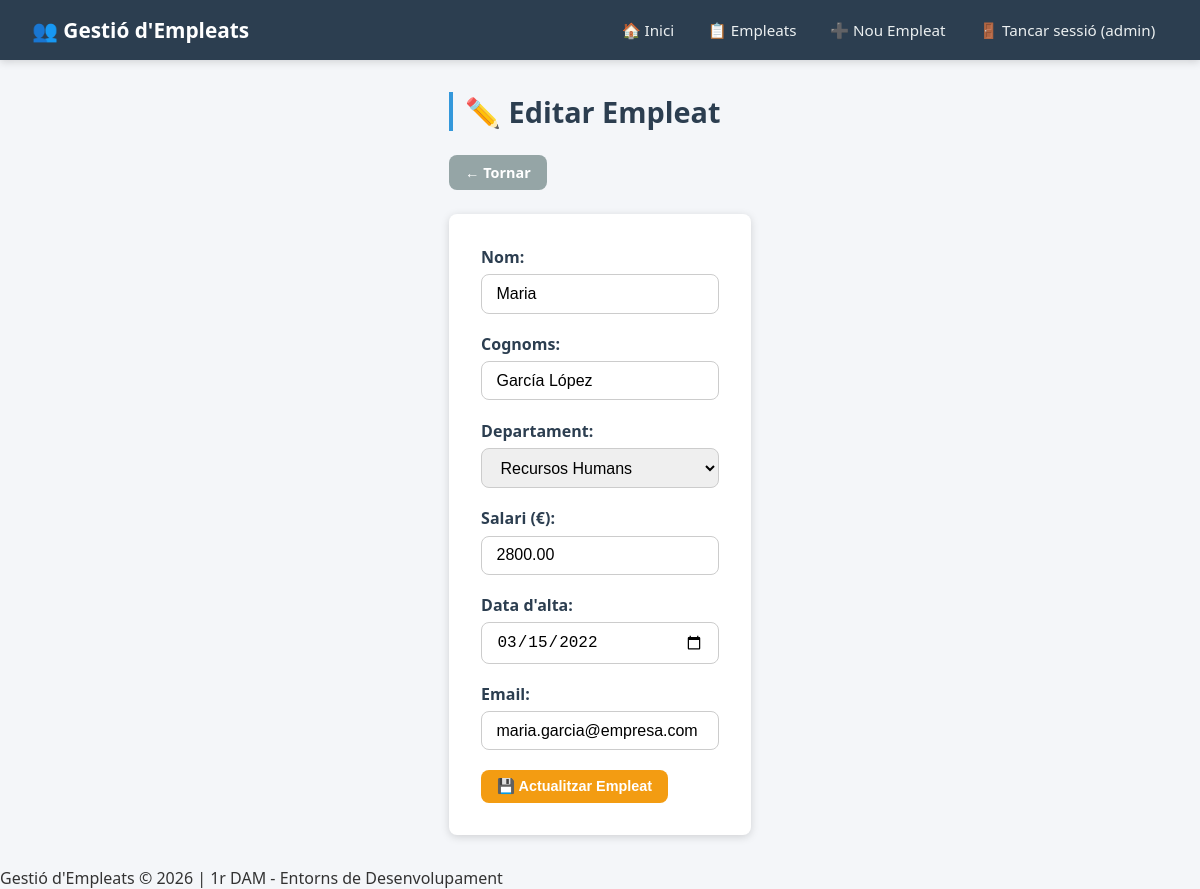
Screenshot of /empleados/editar.php?id=1 (signed in) with the database file from the repository.
### tables this page shows
CREATE TABLE `empleats` (
  `id` int(11) NOT NULL,
  `nom` varchar(100) NOT NULL,
  `cognoms` varchar(150) NOT NULL,
  `departament` varchar(100) NOT NULL,
  `salari` decimal(8,2) NOT NULL,
  `data_alta` date NOT NULL,
  `email` varchar(150) NOT NULL
);

### includes/funcions.php (called while the page is built, shortened)
<?php
function connectarBD() {
    $conn = new mysqli(DB_HOST, DB_USER, DB_PASS, DB_NAME);
    $conn->set_charset("utf8mb4");
    return $conn;
}
function obtenirEmpleatPerId($id) {
    $conn = connectarBD();
    $stmt = $conn->prepare("SELECT * FROM empleats WHERE id = ?");
    $stmt->bind_param("i", $id);
    $stmt->execute();
    $resultat = $stmt->get_result();
    $empleat = $resultat->fetch_assoc();
    return $empleat;
}

### empleados/editar.php (the view, shortened to what this page needs)
<?php
require_once __DIR__ . '/../includes/header.php';
$id = isset($_GET['id']) ? (int)$_GET['id'] : 0;
$empleat = obtenirEmpleatPerId($id);
$dades  = $empleat;
?>
<h1>✏️ Editar Empleat</h1>
<a href="listar.php" class="btn btn-secondary">← Tornar</a>
<form method="POST" action="editar.php?id=<?= $id ?>" class="formulari">
    <div class="form-group">
        <label for="nom">Nom:</label>
        <input type="text" id="nom" name="nom"
               value="<?= htmlspecialchars($dades['nom']) ?>" required>
    </div>
    <div class="form-group">
        <label for="cognoms">Cognoms:</label>
        <input type="text" id="cognoms" name="cognoms"
               value="<?= htmlspecialchars($dades['cognoms']) ?>" required>
    </div>
    <div class="form-group">
        <label for="departament">Departament:</label>
        <select id="departament" name="departament" required>
            <?php
            $departaments = ['Informàtica','Recursos Humans',
                             'Comptabilitat','Vendes','Màrqueting','Direcció'];
            foreach ($departaments as $dep):
                $sel = ($dades['departament'] === $dep) ? 'selected' : '';
            ?>
                <option value="<?= $dep ?>" <?= $sel ?>><?= $dep ?></option>
            <?php endforeach; ?>
        </select>
    </div>
    <div class="form-group">
        <label for="salari">Salari (€):</label>
        <input type="number" id="salari" name="salari" step="0.01" min="0"
               value="<?= htmlspecialchars($dades['salari']) ?>" required>
    </div>
    <div class="form-group">
        <label for="data_alta">Data d'alta:</label>
        <input type="date" id="data_alta" name="data_alta"
               value="<?= htmlspecialchars($dades['data_alta']) ?>" required>
    </div>
    <div class="form-group">
        <label for="email">Email:</label>
        <input type="email" id="email" name="email"
               value="<?= htmlspecialchars($dades['email']) ?>" required>
    </div>
    <button type="submit" class="btn btn-warning">💾 Actualitzar Empleat</button>
</form>
<?php require_once __DIR__ . '/../includes/footer.php'; ?>

### css/estils.css (style rules this page uses)
:root { --color-primary: #3498db; --color-success: #27ae60; --color-warning: #f39c12; --color-danger: #e74c3c; --color-secondary: #95a5a6; --color-dark: #2c3e50; --color-light: #ecf0f1; --color-white: #ffffff; --shadow: 0 2px 8px rgba(0,0,0,0.15); --radius: 8px; }
* { margin: 0; padding: 0; box-sizing: border-box; }
body { font-family: 'Segoe UI', Tahoma, Geneva, Verdana, sans-serif; background-color: #f4f6f9; color: #333; min-height: 100vh; display: flex; flex-direction: column; }
h1 { color: var(--color-dark); margin-bottom: 1.5rem; font-size: 1.8rem; border-left: 4px solid var(--color-primary); padding-left: 0.75rem; }
.btn { display: inline-block; padding: 0.5rem 1rem; border: none; border-radius: var(--radius); cursor: pointer; font-size: 0.9rem; font-weight: 600; text-decoration: none; transition: opacity 0.2s, transform 0.1s; }
.btn-warning { background: var(--color-warning); color: var(--color-white); }
.btn-secondary { background: var(--color-secondary); color: var(--color-white); }
.formulari { background: var(--color-white); padding: 2rem; border-radius: var(--radius); box-shadow: var(--shadow); max-width: 600px; margin-top: 1.5rem; }
.form-group { margin-bottom: 1.2rem; }
.form-group label { display: block; font-weight: 600; margin-bottom: 0.4rem; color: var(--color-dark); }
.form-group input, .form-group select { width: 100%; padding: 0.6rem 0.9rem; border: 1px solid #ccc; border-radius: var(--radius); font-size: 1rem; transition: border-color 0.2s; }

### rows the page displays
empleats: nom "Maria", cognoms "García López", salari "2800.00", data_alta "03/15/2022", email "maria.garcia@empresa.com"

### other values shown
$_SESSION['usuari_nom'] "admin"
form field departament "Recursos Humans"
